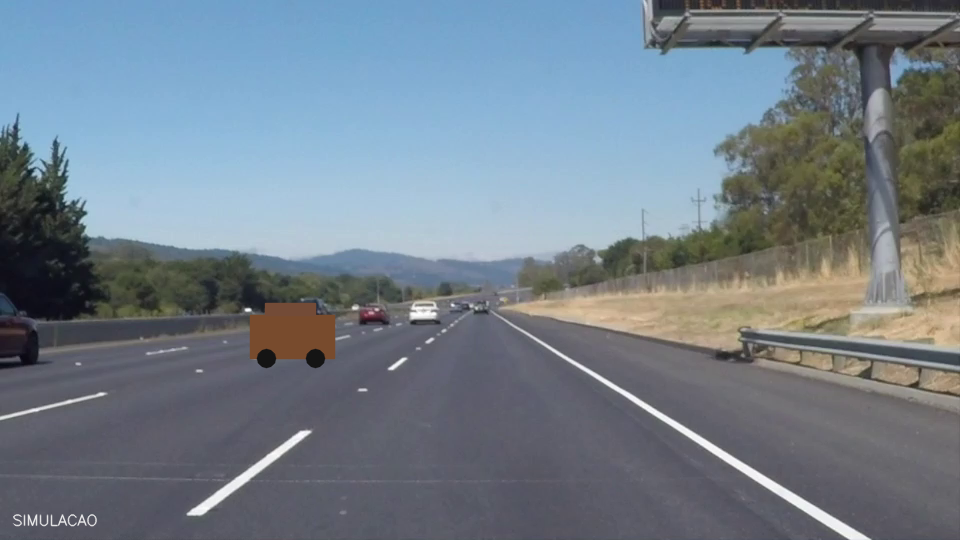
#> input picture tp2/dados/frame_00.png, 960 x 540 px, given in place of rua_01.jpg, which was not available
$ python ex3b.py
#> lines starting #> are read from the running program, lines starting #| are printed output that depends on the picture
### tp2/utils.py
from pathlib import Path
import cv2
import numpy as np


BASE_DIR = Path(__file__).resolve().parent
DADOS_DIR = BASE_DIR / "dados"


# Carrega imagem da pasta dados/ validando a existencia do arquivo
def carregar_imagem(nome, cinza=False):
#> called with nome = 'rua_01.jpg', cinza = False
    caminho = DADOS_DIR / nome
    flag = cv2.IMREAD_GRAYSCALE if cinza else cv2.IMREAD_COLOR
    imagem = cv2.imread(str(caminho), flag)
#> imagem is the input picture: shape (540, 960, 3); mean B, G, R 138, 127.1, 115
    if imagem is None:
        raise FileNotFoundError(f"Imagem nao encontrada: {caminho}")
    return imagem


# Mapeia magnitudes float64 de gradientes/filtros para a faixa [0, 255] uint8
# [38 lines left out: functions normalizar_uint8, criar_painel_opencv, not called in this run]

### tp2/ex3b.py
import argparse
import csv
import time
import cv2
import matplotlib
import numpy as np
from utils import BASE_DIR, DADOS_DIR, carregar_imagem, criar_painel_opencv


# Detecta ate N cantos de Harris com supressao espacial gulosa pela distancia minima
def extrair_harris_top_n(img_bgr, max_pontos=200, min_dist=7):
#> called with max_pontos = 200, min_dist = 7
    cinza_f32 = np.float32(cv2.cvtColor(img_bgr, cv2.COLOR_BGR2GRAY))
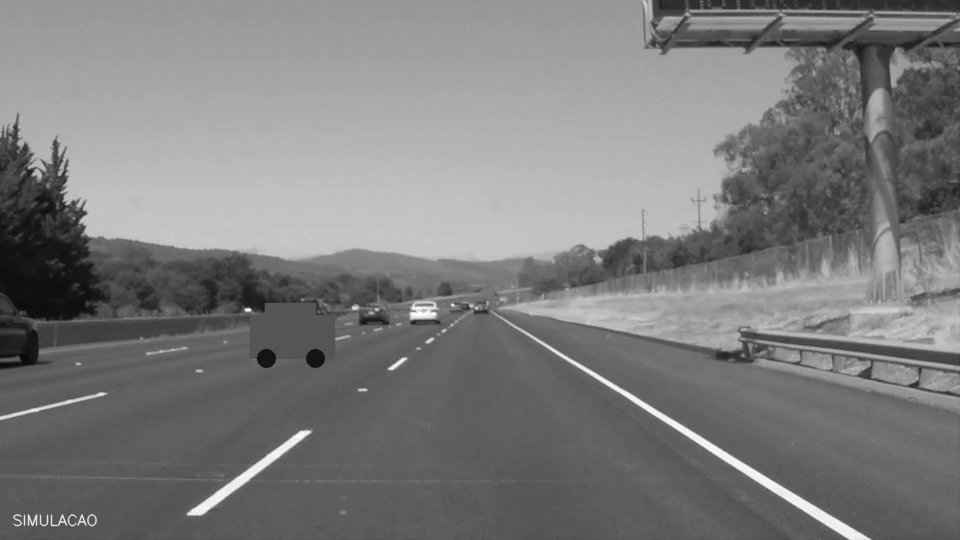
#> cinza_f32: shape (540, 960) float32; min 6, max 255, mean 124.7
    t0 = time.perf_counter()
    resposta = cv2.cornerHarris(cinza_f32, blockSize=2, ksize=3, k=0.04)
    resposta_dil = cv2.dilate(resposta, None)
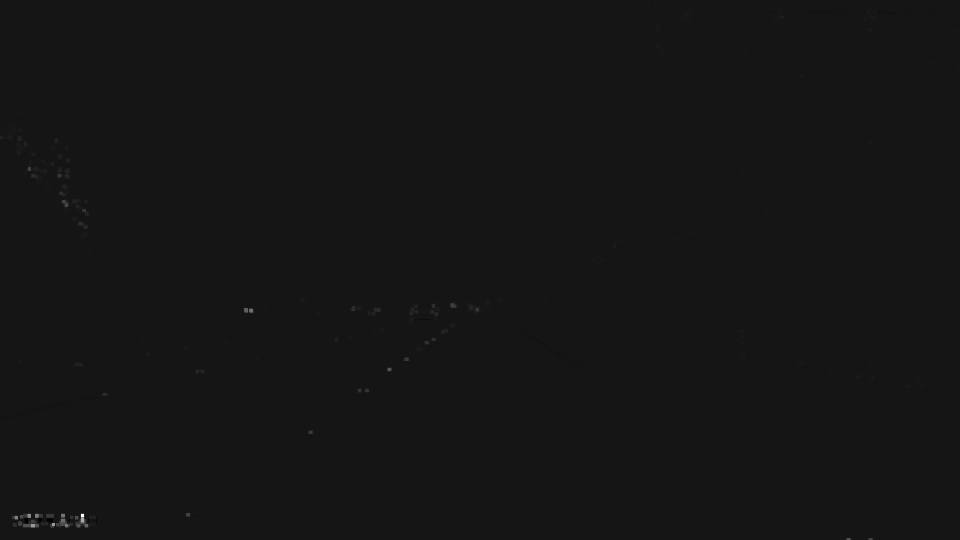
#> resposta_dil: shape (540, 960) float32; min -3785969, max 41382700, mean 21021.5; drawn with min black and max white
    # Limiar relativo de 0.05% do pico garante cobertura suficiente mesmo com pontos esparsos
    limiar = float(resposta_dil.max()) * 0.0005
#> limiar = 20691.4
    coords = np.argwhere(resposta_dil > limiar)
#> coords = 16140 pairs, first value 0 to 539, second value 0 to 959
    coords_ord = sorted(coords, key=lambda yx: float(resposta_dil[yx[0], yx[1]]), reverse=True)
#> coords_ord has the same summary as coords

    pontos = []
    min_dist_sq = min_dist * min_dist
    for y, x in coords_ord:
        if all((x - px) ** 2 + (y - py) ** 2 >= min_dist_sq for px, py in pontos):
            pontos.append((int(x), int(y)))
            if len(pontos) >= max_pontos:
                break
#> this loop made 4927 passes
#> (y, x) on passes 1 to 3: (514, 81), (514, 82), (514, 83)
#> after the loop, pontos = 200 pairs, first value 0 to 957, second value 0 to 538

    tempo_ms = (time.perf_counter() - t0) * 1000.0
    return pontos, resposta_dil, tempo_ms


# Extrai ate N cantos Shi-Tomasi via menor autovalor min(lambda_1, lambda_2)
def extrair_shi_tomasi_top_n(img_bgr, max_pontos=200, quality=0.01, min_dist=7):
    cinza = cv2.cvtColor(img_bgr, cv2.COLOR_BGR2GRAY)
    t0 = time.perf_counter()
    pts = cv2.goodFeaturesToTrack(
        cinza,
        maxCorners=max_pontos,
        qualityLevel=quality,
        minDistance=min_dist,
        blockSize=7,
    )
    tempo_ms = (time.perf_counter() - t0) * 1000.0
    if pts is None:
        return np.empty((0, 1, 2), dtype=np.float32), tempo_ms
    return pts.astype(np.float32), tempo_ms


# [106 lines left out: functions desenhar_keypoints, calcular_fluxo_lucas_kanade, desenhar_vetores_fluxo, processar_video_fluxo, not called in this run]


def main():
    parser = argparse.ArgumentParser()
    parser.add_argument("--auto", action="store_true")
    args = parser.parse_args()

    if args.auto:
        matplotlib.use("Agg")
    import matplotlib.pyplot as plt

    cenas = [f"rua_{i:02d}.jpg" for i in range(1, 6)]
    print("=== TP2 - Exercicio 3B: Harris vs Shi-Tomasi (N=200) e Fluxo Optico Lucas-Kanade ===")
    print("\n1. Comparacao de Detectores de Cantos (N = 200 keypoints mais fortes):")
    print(f"{'Cena':<12} | {'Harris Qtd':>10} | {'Harris (ms)':>12} | {'Shi-Tomasi Qtd':>14} | {'Shi-Tomasi (ms)':>15} | {'Razao Tempo (H/S)':>17}")
    print("-" * 92)

    tempos_h = []
    tempos_s = []
    vis_harris_f0 = None
    vis_shi_f0 = None

    for nome_cena in cenas:
        img = carregar_imagem(nome_cena)
        pts_h, _, ms_h = extrair_harris_top_n(img, max_pontos=200)
#> pts_h has the same summary as pontos in extrair_harris_top_n; ms_h = 402
        pts_s, ms_s = extrair_shi_tomasi_top_n(img, max_pontos=200)
#> in extrair_shi_tomasi_top_n, `pts = cv2.goodFeaturesToTrack( cinza, maxCorners=max_pontos, qualityLe..`: pts = 200 rows, first 8: [20, 523], [62, 522], [53, 523], [82, 521], [43, 523], [92, 517], [72, 522], [248, 309]
#> pts_s has the same summary as pts in extrair_shi_tomasi_top_n; ms_s = 41.89
        tempos_h.append(ms_h)
        tempos_s.append(ms_s)
        print(
            f"{nome_cena:<12} | {len(pts_h):>10} | {ms_h:>12.3f} | "
            f"{len(pts_s):>14} | {ms_s:>15.3f} | {ms_h / max(ms_s, 1e-6):>16.2f}x"
        )
#| rua_01.jpg   |        200 |      401.990 |            200 |          41.888 |             9.60x
#> pass 2 of the loop in main, `for nome_cena in cenas:`:
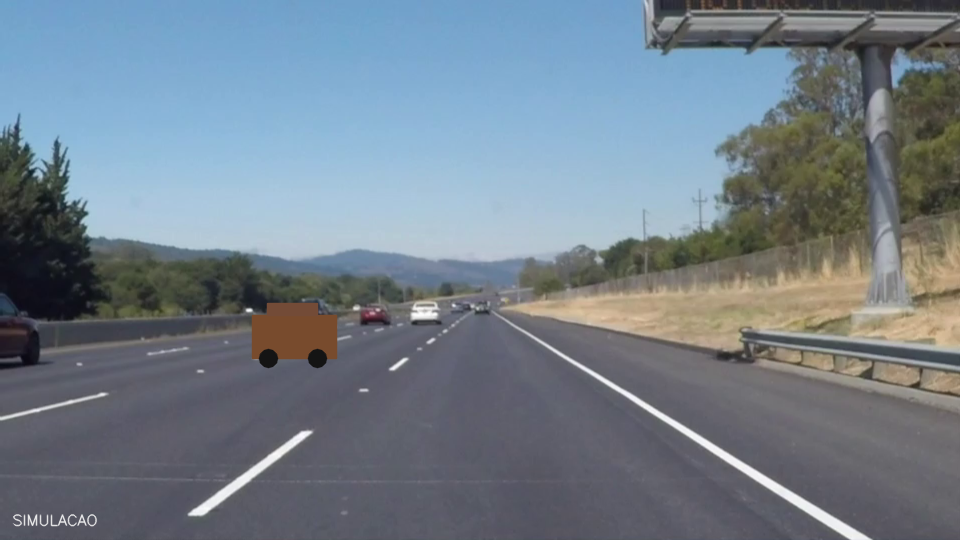
#> input picture tp2/dados/frame_01.png, 960 x 540 px, given in place of rua_02.jpg, which was not available
#> in carregar_imagem, imagem is the input picture: shape (540, 960, 3); mean B, G, R 138.1, 127.1, 115
#> in extrair_harris_top_n (call 2), `cinza_f32 = np.float32(cv2.cvtColor(img_bgr, cv2.COLOR_BGR2GRAY))`:
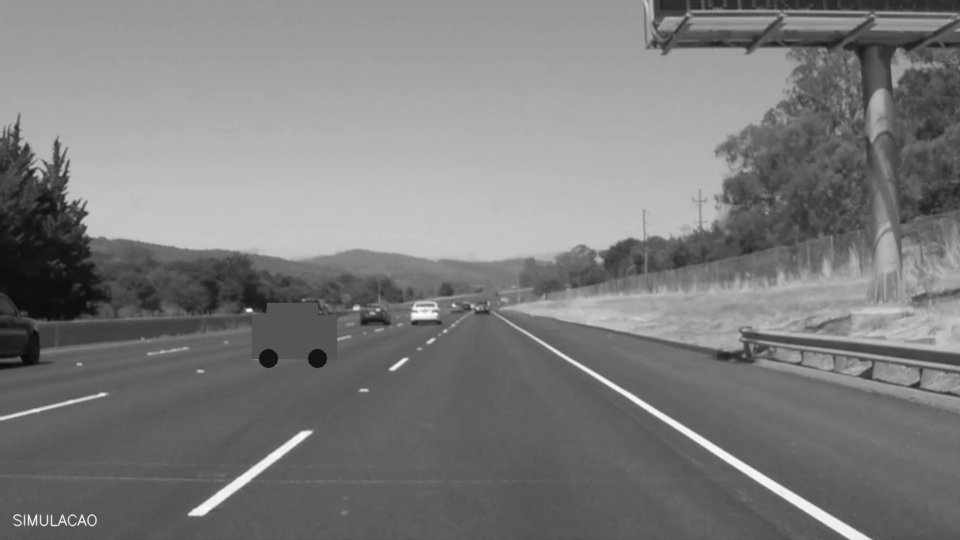
#> cinza_f32: shape (540, 960) float32; min 9, max 253, mean 124.7
#> in extrair_harris_top_n (call 2), `resposta_dil = cv2.dilate(resposta, None)`:
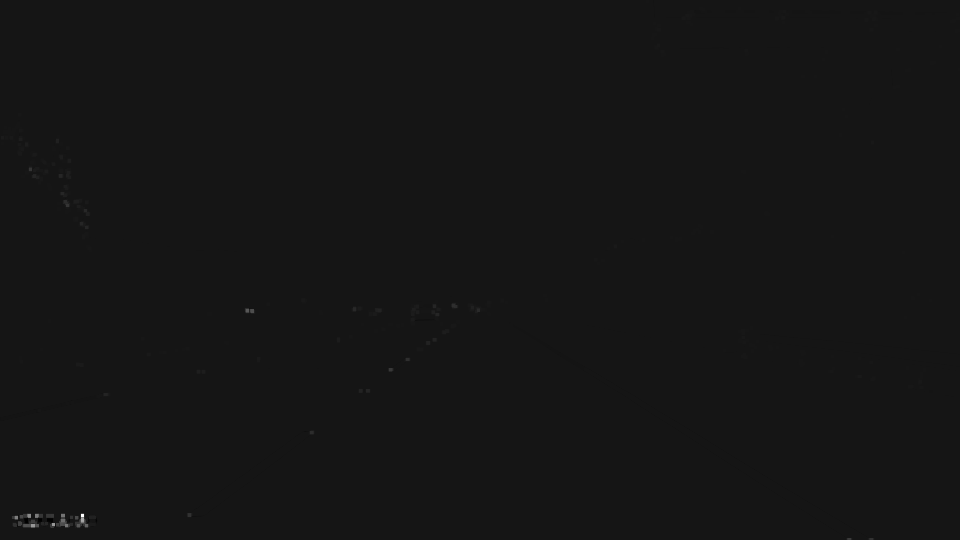
#> resposta_dil: shape (540, 960) float32; min -3789228.5, max 41254916, mean 16478.1; drawn with min black and max white
#> limiar = 20627.5
#> coords = 12660 pairs, first value 0 to 539, second value 0 to 959
#> coords_ord has the same summary as coords
#> the loop in extrair_harris_top_n (call 2), `for y, x in coords_ord:` made 5111 passes
#> after the loop in extrair_harris_top_n (call 2), `for y, x in coords_ord:`: pontos = 200 pairs, first value 1 to 958, second value 0 to 538
#> pts_h has the same summary as pontos in extrair_harris_top_n; ms_h = 275.8
#> pts = 200 rows, first 8: [20, 523], [62, 522], [53, 523], [81, 521], [43, 523], [91, 517], [72, 522], [15, 517]
#> pts_s has the same summary as pts in extrair_shi_tomasi_top_n; ms_s = 10.89
#| rua_02.jpg   |        200 |      275.836 |            200 |          10.890 |            25.33x

    frame0 = carregar_imagem("frame_00.png")
    frame1 = carregar_imagem("frame_01.png")
    pts_h_f0, _, ms_h_f0 = extrair_harris_top_n(frame0, max_pontos=200)
    pts_s_f0, ms_s_f0 = extrair_shi_tomasi_top_n(frame0, max_pontos=200)
    vis_harris_f0 = desenhar_keypoints(frame0, pts_h_f0, cor=(0, 180, 255))
    vis_shi_f0 = desenhar_keypoints(frame0, pts_s_f0, cor=(0, 255, 120))

    p0_lk, p1_lk, ms_lk_par = calcular_fluxo_lucas_kanade(frame0, frame1, pts_iniciais=pts_s_f0)
    vis_fluxo_par = desenhar_vetores_fluxo(frame1, p0_lk, p1_lk, escala_visual=3.0)

    vetores_dxy = p1_lk - p0_lk
    magnitudes = np.linalg.norm(vetores_dxy, axis=1)
    dx_med = float(np.median(vetores_dxy[:, 0]))
    dy_med = float(np.median(vetores_dxy[:, 1]))
    mag_med = float(np.median(magnitudes))
    mag_max = float(np.max(magnitudes))
    fps_video = 12.0
    vel_aparente_px_s = mag_med * fps_video

    caminho_painel_kp = BASE_DIR / "tp2-3b_harris_vs_shi.png"
    criar_painel_opencv(
        [
            (f"Harris N={len(pts_h_f0)} ({ms_h_f0:.2f} ms)", vis_harris_f0),
            (f"Shi-Tomasi N={len(pts_s_f0)} ({ms_s_f0:.2f} ms)", vis_shi_f0),
            ("Frame Consecutivo (frame_01)", frame1),
            (f"Fluxo Optico LK ({len(p1_lk)} vetores, {ms_lk_par:.2f} ms)", vis_fluxo_par),
        ],
        caminho_painel_kp,
        largura=560,
        altura=320,
        colunas=2,
    )

    caminho_mp4 = BASE_DIR / "tp2-3b_lucas_kanade.mp4"
    registros_video = processar_video_fluxo(DADOS_DIR / "trafego_simulado.mp4", caminho_mp4, max_frames=20)
    caminho_csv = BASE_DIR / "tp2-3b_optical_flow.csv"
    with open(caminho_csv, "w", newline="", encoding="utf-8") as f:
        writer = csv.DictWriter(f, fieldnames=list(registros_video[0].keys()))
        writer.writeheader()
        writer.writerows(registros_video)

    print(f"\nMedia Tempo Deteccao (5 cenas): Harris = {float(np.mean(tempos_h)):.3f} ms | Shi-Tomasi = {float(np.mean(tempos_s)):.3f} ms")
    print("\n2. Rastreamento Piramidal Lucas-Kanade (frame_00.png -> frame_01.png):")
    print(f"Keypoints Shi-Tomasi de entrada : {len(pts_s_f0)}")
    print(f"Keypoints rastreados com sucesso: {len(p1_lk)} ({len(p1_lk)/max(len(pts_s_f0),1)*100:.1f}%)")
    print(f"Tempo de execucao Piramidal LK  : {ms_lk_par:.3f} ms (winSize=21x21, maxLevel=3)")
    print(f"Deslocamento mediano (dx, dy)   : dx = {dx_med:+.3f} px | dy = {dy_med:+.3f} px | |v| = {mag_med:.3f} px/frame")
    print(f"Deslocamento maximo observado   : {mag_max:.3f} px/frame")
    print(f"Velocidade optica aparente      : {vel_aparente_px_s:.2f} px/s (a {fps_video:.0f} FPS)")
    print(f"Video processado                : {caminho_mp4.name} ({len(registros_video)} pares de frames)")

    # Discussao (Harris vs Shi-Tomasi e Estimativa de Velocidade Relativa):
    # - Harris usa R = det(M) - k*tr(M)^2 (sensivel a k=0.04 e tende a aglomerar pontos);
    #   Shi-Tomasi avalia min(lambda_1, lambda_2) com minDistance nativo, gerando pontos bem
    #   condicionados para a inversao matricial no algoritmo Lucas-Kanade.
    # - Pela projecao perspectiva X = Z*(x - c_x)/f_x, o fluxo optico (u, v) relaciona-se a
    #   velocidade 3D: deslocamentos transversais escalam com f/Z e aproximacao longitudinal (V_z)
    #   gera divergencia radial a partir do FOE, permitindo estimar TTC = Z/V_z ou m/s com escala Z.
    print(f"\nArquivos salvos: {caminho_painel_kp.name}, {caminho_mp4.name}, {caminho_csv.name}")

    if not args.auto:
        fig, ax = plt.subplots(figsize=(13, 8))
        ax.imshow(cv2.cvtColor(cv2.imread(str(caminho_painel_kp)), cv2.COLOR_BGR2RGB))
        ax.set_title("TP2-3B: Harris vs Shi-Tomasi (N=200) e Fluxo Optico Lucas-Kanade")
        ax.axis("off")
        plt.tight_layout()
        plt.show()


if __name__ == "__main__":
#> (the run stopped early here; a loop or call above may not have finished)
